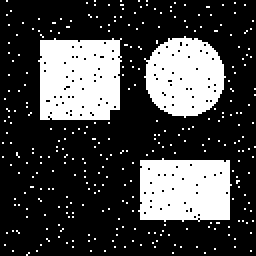
#> input picture 23_Image_Processing/Morphological_Processing/data/noisy_shapes_128.png, 128 x 128 px (shown 2 times larger)
$ python main.py --file ../data/noisy_shapes_128.png
#> lines starting #> are read from the running program, lines starting #| are printed output that depends on the picture; after the words box and inside, x2 and y2 are one past the last pixel; in counts of white or black regions, pixels touching at a corner belong together
### 23_Image_Processing/Morphological_Processing/src/morph.py
"""Morphological image processing from scratch - fully offline.

Binary morphology is set arithmetic on pixel neighbourhoods: a
structuring element decides which neighbour configurations matter, and
two operations decide everything else.

* ``dilate`` grows the foreground (set union over the reflected element);
* ``erode`` shrinks it (set intersection over the reflected element).

Composing them gives the four classic filters - opening, closing,
morphological gradient, top-hat and black-hat - and those give the
practical tools used here: salt-and-pepper removal, hole filling,
boundary extraction, connected-component labelling and skeletonisation.

Only NumPy + Pillow - no OpenCV, no scipy, no skimage, no network.
"""

from __future__ import annotations

import logging
from collections import deque
from dataclasses import dataclass
from pathlib import Path
from typing import Any, Callable

import numpy as np
from PIL import Image

LOG = logging.getLogger("morph")

SE_SHAPES = ("square", "cross", "disk", "diamond", "rect")
BORDER_MODES = ("background", "replicate")
OPERATIONS = ("erode", "dilate", "open", "close", "gradient", "boundary",
              "tophat", "blackhat", "clean")
MAX_DIM = 512
MIN_DIM = 8


class MorphError(RuntimeError):
    """Raised for missing files, bad images and invalid morphology inputs."""


# --------------------------------------------------------------------------- #
# Image loading / saving / ASCII preview
# --------------------------------------------------------------------------- #
def load_image(path: str | Path) -> np.ndarray:
    """Load a PNG/JPEG as a 2D uint8 array (RGB is converted to grey)."""
    source = Path(path)
    if not source.is_file():
        raise MorphError(f"file not found: {source}")
    try:
        with Image.open(source) as handle:
            array = np.asarray(handle.convert("L"), dtype=np.uint8)
    except MorphError:
        raise
    except Exception as exc:
        raise MorphError(f"could not read image {source.name}: {exc}") from exc
    if array.ndim != 2:
        raise MorphError(f"expected a 2D greyscale image, got {array.ndim}D")
    height, width = array.shape
    if height < MIN_DIM or width < MIN_DIM:
        raise MorphError(f"image too small: {height}x{width} "
                         f"(need >= {MIN_DIM}x{MIN_DIM})")
    if height > MAX_DIM or width > MAX_DIM:
        raise MorphError(f"image too large: {height}x{width} "
                         f"(max {MAX_DIM}x{MAX_DIM})")
    return array


# [33 lines left out: functions save_image, ascii_thumb, not called in this run]


# --------------------------------------------------------------------------- #
# Mask validation and thresholding
# --------------------------------------------------------------------------- #
def _as_mask(mask: np.ndarray, label: str = "mask") -> np.ndarray:
    """Validate a 2D array and return it as bool."""
    array = np.asarray(mask)
    if array.ndim != 2:
        raise MorphError(f"{label} must be a 2D array, got {array.ndim}D")
    if array.size == 0:
        raise MorphError(f"{label} must not be empty")
    if max(array.shape) > MAX_DIM:
        raise MorphError(f"{label} is {array.shape[0]}x{array.shape[1]}, "
                         f"max is {MAX_DIM}")
    return array != 0


def threshold(image: np.ndarray, level: int = 128) -> np.ndarray:
    """Binarise an image: pixels strictly above `level` become foreground."""
    array = np.asarray(image)
    if array.ndim != 2:
        raise MorphError(f"expected a 2D image, got {array.ndim}D")
    if array.size == 0:
        raise MorphError("image must not be empty")
    if isinstance(level, bool) or not isinstance(level, (int, np.integer)):
        raise MorphError(f"threshold level must be an integer, got {level!r}")
    value = int(level)
    if not 0 <= value <= 255:
        raise MorphError(f"threshold level must be in [0, 255], got {value}")
    return array.astype(np.float64) > value


def invert(mask: np.ndarray) -> np.ndarray:
    """Swap foreground and background."""
    return ~_as_mask(mask)


def area(mask: np.ndarray) -> int:
    """Number of foreground pixels."""
    return int(_as_mask(mask).sum())


def fraction(mask: np.ndarray) -> float:
    """Foreground share of the whole frame, in [0, 1]."""
    array = _as_mask(mask)
    return float(array.sum()) / float(array.size)


# --------------------------------------------------------------------------- #
# Structuring elements
# --------------------------------------------------------------------------- #
def _check_odd_size(size: int, label: str = "size") -> int:
    if isinstance(size, bool) or not isinstance(size, (int, np.integer)):
        raise MorphError(f"{label} must be an integer, got {size!r}")
    value = int(size)
    if value < 1:
        raise MorphError(f"{label} must be >= 1, got {value}")
    if value % 2 == 0:
        raise MorphError(f"{label} must be odd, got {value}")
    if value > 2 * MAX_DIM + 1:
        raise MorphError(f"{label} must be <= {2 * MAX_DIM + 1}, got {value}")
    return value


def square_se(size: int = 3) -> np.ndarray:
    """All-ones size x size block (the default erosion element)."""
    size = _check_odd_size(size)
    return np.ones((size, size), dtype=bool)


# [49 lines left out: functions cross_se, disk_se, diamond_se, rect_se, not called in this run]


def structuring_element(shape: str = "square", size: int = 3,
                        radius: int = 1) -> np.ndarray:
    """Build a named structuring element."""
    if not isinstance(shape, str):
        raise MorphError(f"shape must be a string, got {shape!r}")
    name = shape.strip().lower()
    if name not in SE_SHAPES:
        raise MorphError(f"unknown shape {shape!r} "
                         f"(choose from {', '.join(SE_SHAPES)})")
    if name == "square":
        return square_se(size)
    if name == "cross":
        return cross_se(size)
    if name == "disk":
        return disk_se(radius)
    if name == "diamond":
        return diamond_se(radius)
    return rect_se(size, size)


def describe_se(element: np.ndarray) -> str:
    """One-line description of a structuring element for reports."""
    array = _as_se(element)
    rows, cols = array.shape
    return f"{rows}x{cols}, {int(array.sum())} active pixel(s)"


def _as_se(element: np.ndarray) -> np.ndarray:
    array = np.asarray(element)
    if array.ndim != 2:
        raise MorphError(f"structuring element must be 2D, got {array.ndim}D")
    if array.size == 0:
        raise MorphError("structuring element must not be empty")
    if array.shape[0] % 2 == 0 or array.shape[1] % 2 == 0:
        raise MorphError(f"structuring element must have odd dimensions, "
                         f"got {array.shape[0]}x{array.shape[1]}")
    if max(array.shape) > MAX_DIM + 1:
        raise MorphError(f"structuring element is too large: "
                         f"{array.shape[0]}x{array.shape[1]}")
    mask = array.astype(bool)
    if not mask.any():
        raise MorphError("structuring element must contain at least one pixel")
    return mask


def _validate_mode(mode: str) -> str:
    if mode not in BORDER_MODES:
        raise MorphError(f"unknown border mode {mode!r} "
                         f"(choose from {', '.join(BORDER_MODES)})")
    return mode


# --------------------------------------------------------------------------- #
# The two primitive operations
# --------------------------------------------------------------------------- #
def _morph(mask: np.ndarray, element: np.ndarray, mode: str,
           reduce: Callable[..., np.ndarray], neutral: bool) -> np.ndarray:
    """Shared engine: select the element's cells, then any()/all() them.

    Cells outside a non-rectangular element must contribute ``neutral``
    (False for a union, True for an intersection), otherwise a cross or a
    disk would behave exactly like its bounding box.
    """
    array = _as_mask(mask)
    se = _as_se(element)
    _validate_mode(mode)
    rows, cols = se.shape
    top, left = rows // 2, cols // 2
    bottom, right = rows - 1 - top, cols - 1 - left

    pad_mode = "constant" if mode == "background" else "edge"
    padded = np.pad(array, ((top, bottom), (left, right)), mode=pad_mode)
    windows = np.lib.stride_tricks.sliding_window_view(padded, se.shape)
    selected = np.where(se, windows, neutral)
    hits = selected.reshape(windows.shape[0], windows.shape[1], -1)
    return reduce(hits, axis=2)


def dilate(mask: np.ndarray, element: np.ndarray,
           mode: str = "background") -> np.ndarray:
    """Foreground if ANY window pixel covered by the element is foreground."""
    return _morph(mask, element, mode, np.any, False)


def erode(mask: np.ndarray, element: np.ndarray,
          mode: str = "background") -> np.ndarray:
    """Foreground only where EVERY window pixel under the element is on."""
    return _morph(mask, element, mode, np.all, True)


# --------------------------------------------------------------------------- #
# Composite operations
# --------------------------------------------------------------------------- #
def _on_canvas(mask: np.ndarray, element: np.ndarray,
               operation: Callable[[np.ndarray, np.ndarray], np.ndarray]
               ) -> np.ndarray:
    """Run an operation on a background-extended canvas, then crop.

    Everything outside the image is background, so a composite operation
    must be allowed to *look* outside it: without the canvas, closing
    would trim the outermost foreground ring instead of extending the
    foreground, and ``closing(A) >= A`` would fail at the border.
    """
    array = _as_mask(mask)
    se = _as_se(element)
    pad_rows, pad_cols = se.shape[0] // 2, se.shape[1] // 2
    canvas = np.pad(array, ((pad_rows, pad_rows), (pad_cols, pad_cols)),
                    mode="constant", constant_values=False)
    grown = operation(canvas, se)
    return grown[pad_rows:pad_rows + array.shape[0],
                 pad_cols:pad_cols + array.shape[1]]


def opening(mask: np.ndarray, element: np.ndarray,
            mode: str = "background") -> np.ndarray:
    """Erode then dilate: removes specks smaller than the element."""
    _validate_mode(mode)
    return _on_canvas(mask, element,
                      lambda canvas, se: dilate(erode(canvas, se, mode),
                                                se, mode))


def closing(mask: np.ndarray, element: np.ndarray,
            mode: str = "background") -> np.ndarray:
    """Dilate then erode: fills holes smaller than the element."""
    _validate_mode(mode)
    return _on_canvas(mask, element,
                      lambda canvas, se: erode(dilate(canvas, se, mode),
                                               se, mode))


# [37 lines left out: functions clear_border, boundary, morphological_gradient, top_hat, black_hat, not called in this run]


def clean(mask: np.ndarray, element: np.ndarray,
          mode: str = "background") -> np.ndarray:
    """Opening then closing: removes salt specks, then fills pepper holes."""
    return closing(opening(mask, element, mode), element, mode)


OPERATION_FUNCTIONS = {
    "erode": lambda mask, se: erode(mask, se),
    "dilate": lambda mask, se: dilate(mask, se),
    "open": lambda mask, se: opening(mask, se),
    "close": lambda mask, se: closing(mask, se),
    "gradient": lambda mask, se: morphological_gradient(mask, se),
    "boundary": lambda mask, se: boundary(mask, se),
    "tophat": lambda mask, se: top_hat(mask, se),
    "blackhat": lambda mask, se: black_hat(mask, se),
    "clean": lambda mask, se: clean(mask, se),
}


def apply_operation(mask: np.ndarray, operation: str,
                    element: np.ndarray | None = None) -> np.ndarray:
    """Apply one named operation (used by the CLI pipeline)."""
    if not isinstance(operation, str):
        raise MorphError(f"operation must be a string, got {operation!r}")
    name = operation.strip().lower()
    if name not in OPERATION_FUNCTIONS:
        raise MorphError(f"unknown operation {operation!r} "
                         f"(choose from {', '.join(OPERATIONS)})")
    se = square_se(3) if element is None else _as_se(element)
    return OPERATION_FUNCTIONS[name](_as_mask(mask), se)


# --------------------------------------------------------------------------- #
# Connected components
# --------------------------------------------------------------------------- #
@dataclass(frozen=True)
class Component:
    """One connected foreground region."""

    label: int
    area: int
    bbox: tuple[int, int, int, int]
    centroid: tuple[float, float]
    touches_border: bool

    @property
    def height(self) -> int:
        return self.bbox[2] - self.bbox[0] + 1

    @property
    def width(self) -> int:
        return self.bbox[3] - self.bbox[1] + 1

    # [11 lines left out: function to_dict, not called in this run]


_NEIGHBOURHOODS = {
    4: ((-1, 0), (1, 0), (0, -1), (0, 1)),
    8: ((-1, 0), (1, 0), (0, -1), (0, 1),
        (-1, -1), (-1, 1), (1, -1), (1, 1)),
}


def label_components(mask: np.ndarray, connectivity: int = 8
                     ) -> tuple[np.ndarray, tuple[Component, ...]]:
    """Flood-fill labelling; returns (labels, components), background = 0."""
    array = _as_mask(mask)
    if isinstance(connectivity, bool) or connectivity not in (4, 8):
        raise MorphError(f"connectivity must be 4 or 8, got {connectivity!r}")
    offsets = _NEIGHBOURHOODS[int(connectivity)]
    height, width = array.shape
    labels = np.zeros((height, width), dtype=np.int32)
    components: list[Component] = []
    next_label = 0

    for start_row in range(height):
        for start_col in range(width):
            if not array[start_row, start_col] or labels[start_row, start_col]:
                continue
            next_label += 1
            labels[start_row, start_col] = next_label
            queue = deque([(start_row, start_col)])
            total = 0
            sum_row = 0
            sum_col = 0
            min_row = max_row = start_row
            min_col = max_col = start_col
            border = False
            while queue:
                row, col = queue.popleft()
                total += 1
                sum_row += row
                sum_col += col
                min_row, max_row = min(min_row, row), max(max_row, row)
                min_col, max_col = min(min_col, col), max(max_col, col)
                if row == 0 or col == 0 or row == height - 1 or col == width - 1:
                    border = True
                for delta_row, delta_col in offsets:
                    next_row = row + delta_row
                    next_col = col + delta_col
                    if (0 <= next_row < height and 0 <= next_col < width
                            and array[next_row, next_col]
                            and not labels[next_row, next_col]):
                        labels[next_row, next_col] = next_label
                        queue.append((next_row, next_col))
            components.append(Component(
                label=next_label,
                area=total,
                bbox=(min_row, min_col, max_row, max_col),
                centroid=(sum_row / total, sum_col / total),
                touches_border=border))
    return labels, tuple(components)


# [94 lines left out: functions count_specks, count_holes, largest_components, skeleton, iou, not called in this run]


def perimeter(mask: np.ndarray) -> int:
    """Boundary pixel count using the 3x3 square element."""
    return int(boundary(mask).sum())


def render_report(rows: list[dict[str, Any]], title: str) -> str:
    """Align a list of per-operation metrics into a text table."""
    if not rows:
        raise MorphError("render_report needs at least one row")
    header = (f"{'operation':<12}{'pixels':>9}{'share':>9}"
              f"{'vs input':>11}{'components':>12}")
    lines = [title, "=" * len(title), header, "-" * len(header)]
    for row in rows:
        lines.append(
            f"{row['operation']:<12}{row['pixels']:>9}"
            f"{100.0 * row['share']:>8.2f}%{row['delta']:>+11d}"
            f"{row['components']:>12}")
    return "\n".join(lines)


# [10 lines left out: function _row, not called in this run]


NOISY = Path(__file__).resolve().parent.parent / "data" / "noisy_shapes_128.png"
LEVEL = 128


# --------------------------------------------------------------------------- #
# Offline demo
# --------------------------------------------------------------------------- #
# [170 lines left out: function run_demo, not called in this run]

### 23_Image_Processing/Morphological_Processing/src/main.py
"""Command line entry point for the Morphological Processing project.

Usage
-----
    python src/main.py --demo
    python src/main.py --op clean --components
    python src/main.py --op open --op close --shape disk --radius 2
    python src/main.py --op boundary --save out.png --json run.json --quiet

Fully offline: a local image in, a mask PNG + statistics out.
No network, no API keys, no OpenCV, no SciPy, no skimage.
"""

from __future__ import annotations

import argparse
import contextlib
import io
import json
import logging
import sys
from pathlib import Path
from typing import Any

import numpy as np

from morph import (
    BORDER_MODES,
    NOISY,
    OPERATIONS,
    SE_SHAPES,
    MorphError,
    apply_operation,
    area,
    ascii_thumb,
    describe_se,
    fraction,
    label_components,
    largest_components,
    load_image,
    render_report,
    run_demo,
    save_image,
    skeleton,
    structuring_element,
    threshold,
)

logging.basicConfig(level=logging.INFO, format="%(levelname)s | %(message)s")
LOG = logging.getLogger("morph")

BANNER = """
========================================
 MORPHOLOGICAL PROCESSING
   erode, dilate, open, close
   components + thinning, offline
========================================
"""


def build_parser() -> argparse.ArgumentParser:
    parser = argparse.ArgumentParser(
        description="Binary morphology on a local image, offline")
    parser.add_argument("--demo", action="store_true",
                        help="run the bundled demo with self-checks")
    parser.add_argument("--file", type=Path, default=None,
                        help="input image (default: bundled noisy_shapes_128.png)")
    parser.add_argument("--threshold", type=int, default=128, metavar="0-255",
                        help="binarisation level, pixels above it are "
                             "foreground (default 128)")
    parser.add_argument("--shape", default="square", choices=SE_SHAPES,
                        help="structuring element shape (default square)")
    parser.add_argument("--size", type=int, default=3,
                        help="odd side length for square/cross elements "
                             "(default 3)")
    parser.add_argument("--radius", type=int, default=1,
                        help="radius for disk/diamond elements (default 1)")
    parser.add_argument("--op", action="append", choices=OPERATIONS,
                        default=None,
                        help="operation to apply, repeatable and applied in "
                             "order (default: clean)")
    parser.add_argument("--skeleton", action="store_true",
                        help="also thin the result (Zhang-Suen)")
    parser.add_argument("--components", action="store_true",
                        help="also list the connected components")
    parser.add_argument("--ascii", action="store_true",
                        help="print an ASCII preview of the result")
    parser.add_argument("--save", type=Path, default=None,
                        help="write the resulting mask as a PNG")
    parser.add_argument("--json", type=Path, default=None,
                        help="write the run summary as JSON")
    parser.add_argument("--quiet", action="store_true",
                        help="suppress the text report")
    return parser


def _check_flags(parser: argparse.ArgumentParser, args) -> None:
    if args.demo:
        if (args.op or args.skeleton or args.components or args.ascii
                or args.save is not None or args.json is not None):
            parser.error("--demo does not accept --op, --skeleton, "
                         "--components, --ascii, --save or --json")
    if not 0 <= args.threshold <= 255:
        parser.error(f"--threshold must be in [0, 255], got {args.threshold}")
    if args.shape in ("square", "cross") and args.size % 2 == 0:
        parser.error(f"--size must be odd for a {args.shape} element, "
                     f"got {args.size}")
    if args.size < 1:
        parser.error(f"--size must be >= 1, got {args.size}")
    if args.radius < 0:
        parser.error(f"--radius must be >= 0, got {args.radius}")


# [22 lines left out: function _payload, not called in this run]


def main(argv: list[str] | None = None) -> int:
    parser = build_parser()
    args = parser.parse_args(argv)
    _check_flags(parser, args)

    if args.demo:
        if not args.quiet:
            print(BANNER)
        try:
            if args.quiet:
                with contextlib.redirect_stdout(io.StringIO()):
                    run_demo()
            else:
                run_demo()
        except MorphError as exc:
            print(f"Error: {exc}", file=sys.stderr)
            return 2
        return 0

    if not args.quiet:
        print(BANNER)

    try:
        element = structuring_element(args.shape, size=args.size,
                                      radius=args.radius)
        image = load_image(args.file or NOISY)
#> in load_image, handle is the input picture: PIL image 128x128 L; 26.9% white; 307 white regions (304 under 20 px), largest, box (x1, y1, x2, y2) and area: (19, 19, 61, 60) 1528, (69, 79, 116, 111) 1323, (72, 18, 113, 59) 1223
        mask = threshold(image, args.threshold)
    except MorphError as exc:
        print(f"Error: {exc}", file=sys.stderr)
        return 2

    operations = args.op or ["clean"]
    stages: list[dict[str, Any]] = []
    input_area = area(mask)
#> input_area = 4406
    current = mask
    try:
        stages.append({
            "operation": "input",
            "pixels": input_area,
            "share": fraction(mask),
            "delta": 0,
            "components": len(label_components(mask, 8)[1]),
        })
#> after the loop in label_components, `for start_row in range(height):`:
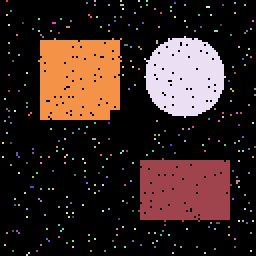
#> labels: shape (128, 128) int32 (shown 2 times larger); 308 distinct labels, from 0 to 307; one colour per label, 0 black
        for name in operations:
            current = apply_operation(current, name, element)
            stages.append({
                "operation": name,
                "pixels": area(current),
                "share": fraction(current),
                "delta": area(current) - input_area,
                "components": len(label_components(current, 8)[1]),
            })
#> this loop made 1 pass
#> pass 1, in _on_canvas, `canvas = np.pad(array, ((pad_rows, pad_rows), (pad_cols, pad_cols)), m..`:
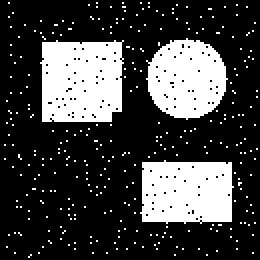
#> canvas: shape (130, 130) bool (shown 2 times larger); 26.1% white; 307 white regions (304 under 20 px), largest, box (x1, y1, x2, y2) and area: (20, 20, 62, 61) 1528, (70, 80, 117, 112) 1323, (73, 19, 114, 60) 1223
#> after the loop, stages = 2 items
#> (the rest of the program and of its run is left out)
